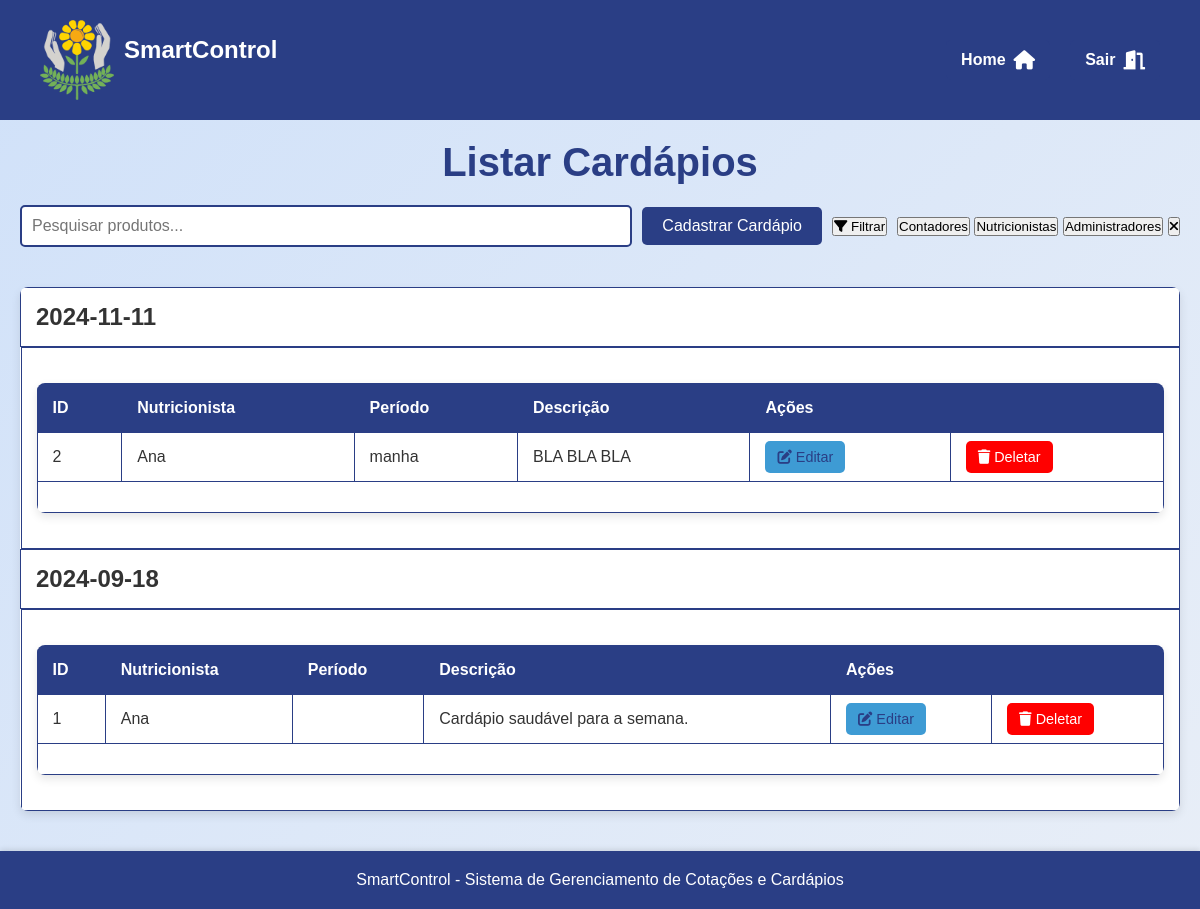
/assets/view/pages/cardapio/listarCardapio/listarCardapio.php (signed in), run on the app's committed database.
### tables this page shows
CREATE TABLE `cardapios` (
  `id` int(11) NOT NULL,
  `nutricionista_id` int(11) NOT NULL,
  `dataC` date NOT NULL,
  `periodo` text NOT NULL,
  `descricao` text DEFAULT NULL,
  `data_criacao` timestamp NOT NULL DEFAULT current_timestamp()
);

CREATE TABLE `usuarios` (
  `id` int(11) NOT NULL,
  `cpf` varchar(11) NOT NULL,
  `nome` varchar(100) NOT NULL,
  `sobrenome` varchar(100) NOT NULL,
  `data_nascimento` date NOT NULL,
  `endereco` varchar(255) DEFAULT NULL,
  `telefone` varchar(15) DEFAULT NULL,
  `email` varchar(100) NOT NULL,
  `senha` varchar(255) NOT NULL,
  `tipo_usuario` enum('administrador','contador','nutricionista') NOT NULL,
  `crn` varchar(20) DEFAULT NULL,
  `data_criacao` timestamp NOT NULL DEFAULT current_timestamp()
);

### assets/model/Usuario.php (called while the page is built, shortened)
<?php
abstract class Usuario {
    protected $tipo_usuario;
    public function getTipoUsuario() {
        return $this->tipo_usuario;
    }
}
?>

### assets/model/pdo/DataBase.php (called while the page is built, shortened)
<?php
class Database {
    private $host = 'localhost';
    private $dbname = 'sistema_apae';
    private $username = 'root';
    private $password = '';
    public $conn;
    public function __construct()
    {
        try {
            $this->conn = new PDO("mysql:host=$this->host;dbname=$this->dbname", $this->username, $this->password);
            $this->conn->setAttribute(PDO::ATTR_ERRMODE, PDO::ERRMODE_EXCEPTION);
        } catch (PDOException $exception) {
            echo "Erro na conexão: " . $exception->getMessage();
        }
    }
    public function read($table, $columns = "*", $id = null, $where = null) {
        $sql = "SELECT $columns FROM $table";
        try {
            $stmt = $this->conn->prepare($sql);
            $stmt->execute();
            return $stmt->fetchAll(PDO::FETCH_ASSOC);
        } catch (PDOException $exception) {
            echo "Erro ao ler: " . $exception->getMessage();
            return false;
        }
    }
}
?>

### assets/controller/userController.php (called while the page is built, shortened)
<?php
require_once __DIR__ . '/../model/Usuario.php';
require_once __DIR__ . '/../model/pdo/DataBase.php';
class ControladorUsuarios
{
    private $banco;
    public function __construct() {
        $this->banco = new DataBase;
    }
    public function obterPermissoes($tipo_usuario) {
        $conn = $this->banco->conn;
        $sql = "SELECT * FROM permissoes WHERE tipo_usuario = :tipo_usuario";
        $stmt = $conn->prepare($sql);
        $stmt->bindParam(":tipo_usuario", $tipo_usuario);
        $stmt->execute();
        $permissoes = $stmt->fetch(PDO::FETCH_ASSOC);
        return $permissoes;
    }
}
?>

### assets/model/utils.php (called while the page is built, shortened)
<?php
require_once __DIR__ . "/../controller/userController.php";
function verificarPermissao($tipo_usuario, $acao) {
    $controler = new ControladorUsuarios();
    $permissoes = $controler->obterPermissoes($tipo_usuario);
    return isset($permissoes[$acao]) && $permissoes[$acao] == 1;
}
?>

### assets/controller/cardapioController.php (called while the page is built, shortened)
<?php
require_once __DIR__ . "/../model/pdo/Database.php";
require_once __DIR__ . "/../model/Cardapio.php";
class cardapioController {
    private $db;
    public function __construct() {
        $this->db = new Database();
    }
    public function listarcardapios() {
        $todosCardapio = $this->db->read("cardapios");
        usort($todosCardapio, function($a, $b) {
            return strtotime($a['dataC']) - strtotime($b['dataC']);
        });
        $arr = [];
        foreach($todosCardapio as $cardapio) {
            $novocardapio = new Cardapio($cardapio['id'], $cardapio['nutricionista_id'], $cardapio['dataC'], $cardapio['periodo'], $cardapio['descricao']);
            $arr[] = $novocardapio;
        }
        return $arr;
    }
    public function getNutricionistaNome($nutricionista_id) {
        $todoscardapios = $this->db->read("cardapios");
        $usuarioBanco = $this->db->read("usuarios");
        $nutricio = "";
        foreach($todoscardapios as $cardapio){
            if($cardapio['nutricionista_id'] == $nutricionista_id){
                foreach($usuarioBanco as $usuario){
                    if($cardapio['nutricionista_id'] == $usuario['id']){
                        $nutricio = $usuario['nome'];
                    }
                }
            }
        }
        return $nutricio;
    }
}
?>

### assets/model/Cardapio.php (called while the page is built, shortened)
<?php
class Cardapio {
private $id;
private $nutricionista_id;
private $dataC;
private $periodo;
private $descricao;
public function __construct($id = null, $nutricionista_id = null, $dataC = null, $periodo = null, $descricao = null) {
    $this->id = $id;
    $this->nutricionista_id = $nutricionista_id;
    $this->dataC = $dataC;
    $this->periodo = $periodo;
    $this->descricao = $descricao;
}
public function getId() {
    return $this->id;
}
public function getNutricionistaId() {
    return $this->nutricionista_id;
}
public function getDataC() {
    return $this->dataC;
}
public function getPeriodo() {
    return $this->periodo;
}
public function getDescricao() {
    return $this->descricao;
}
}
?>

### assets/view/pages/cardapio/listarCardapio/listarCardapio.php (the view, shortened to what this page needs)
<?php
    require_once __DIR__ . '/../../../../controller/cardapioController.php';
    require_once __DIR__ . "/../../../../controller/userController.php";
    require_once __DIR__ . "/../../../../controller/pageController.php";
    require_once __DIR__ . "/../../../../model/utils.php";
    $user = $_SESSION['user'];
    $tipo_usuario = $user->getTipoUsuario();
    $podeGerenciarCardapios = verificarPermissao($tipo_usuario, 'gerenciar_cardapios');
    $cardapioController = new cardapioController();
?>
<!DOCTYPE html>
<html lang="pt-br">
<head>
    <link rel="stylesheet" href="../../styles/ListarStyle.css">
    <link rel="stylesheet" href="https://cdnjs.cloudflare.com/ajax/libs/font-awesome/6.0.0-beta3/css/all.min.css">
</head>
<body>
    <main>
        <h1>Listar Cardápios</h1>
        <section class="search">
            <input type="text" id="search-input" name="search" placeholder="Pesquisar produtos...">
        <section class="add-user">
        <?php if ($podeGerenciarCardapios): ?>
            <a href="../cadastrarCardapio/cadCardapio.php" class="add-user-btn">Cadastrar Cardápio</a>
        <?php endif; ?>
        </section>
        <section class="filter">
            <button class="filter-btn" onclick="toggleFilterMenu()">
                <i class="fas fa-filter"></i> Filtrar
            </button>
            <section class="filter-menu" id="filter-menu">
                <button onclick="filterUsers('contador')">Contadores</button>
                <button onclick="filterUsers('nutricionista')">Nutricionistas</button>
                <button onclick="filterUsers('administrador')">Administradores</button>
                <button class="close-filter" onclick="clearFilter()"><i class="fas fa-times"></i></button>
            </section>
        </section>
        </section>
        <table>
            <tbody>
                <?php
                if ($cardapioController) {
                    $cardapios = $cardapioController->listarcardapios();
                    usort($cardapios, function($a, $b) {
                        return strtotime($b->getDataC()) - strtotime($a->getDataC());
                    });
                    foreach ($cardapios as $cardapio) {
                        $id = 'folder' . $cardapio->getId();
                        echo "<tbody>";
                        echo "<tr class='folder'>";
                        echo "<td colspan='6' onclick='openFolder(\"{$id}\")'><h2>{$cardapio->getDataC()}</h2></td>";
                        echo "</tr>";
                        echo "<td colspan='7' class='folder-content'>";
                        echo "<table>";
                        echo "<thead>";
                        echo "<tr>";
                        echo "<th>ID</th>";
                        echo "<th>Nutricionista</th>";
                        echo "<th>Período</th>";
                        echo "<th>Descrição</th>";
                        if ($podeGerenciarCardapios) {
                            echo "<th colspan='2'>Ações</th>";
                        }
                        echo "</tr>";
                        echo "</thead>";
                        echo "<tbody>";
                        echo "<tr>";
                        echo "<td>{$cardapio->getId()}</td>";
                        echo "<td>{$cardapioController->getNutricionistaNome($cardapio->getNutricionistaId())}</td>";
                        echo "<td>{$cardapio->getPeriodo()}</td>";
                        echo "<td>{$cardapio->getDescricao()}</td>";
                        if ($podeGerenciarCardapios) {
                            echo "<td><a href='../editarCardapio/editCardapio.php?id={$cardapio->getId()}&nutricionista_id={$cardapio->getNutricionistaId()}' class='acao-editar'><i class='fas fa-edit'></i> Editar </a></td>";
                            echo "<td><a href='../deleteCardapio/delCardapio.php?id={$cardapio->getId()}' class='acao-deletar'><i class='fas fa-trash'></i> Deletar </a></td>";
                        }
                        echo "</tr>";
                        echo "<tr>";
                        echo "<td colspan='7'><ul>";
                        echo "</ul></td>";
                        echo "</tr>";
                        echo "</tbody>";
                        echo "</table>";
                        echo "</td>";
                        echo "</tbody>";
                    }
                }
                else {
                    echo "<tr><td colspan='7'>Nenhum cardápio encontrado.</td></tr>";
                }
                ?>
            </tbody>
        </table>
    </main>
</body>
</html>

### assets/view/pages/styles/ListarStyle.css (style rules this page uses)
h1 { font-size: 2.5rem; color: var(--darkblue); text-align: center; margin-bottom: 20px; }
.search { display: flex; justify-content: space-between; align-items: center; margin-bottom: 20px; gap: 10px; }
#search-input { flex: 1; padding: 10px; font-size: 1rem; border: 2px solid var(--darkblue); border-radius: 5px; outline: none; transition: border-color 0.3s ease; }
.add-product-btn, .add-user-btn, .add-quote-btn { display: inline-flex; align-items: center; gap: 8px; padding: 10px 20px; background-color: var(--darkblue); color: var(--white); border-radius: 5px; text-decoration: none; font-size: 1rem; transition: background-color 0.3s ease, transform 0.2s ease; }
table { width: 100%; border-collapse: collapse; margin: 20px 0; font-size: 1rem; text-align: left; background-color: var(--white); border-radius: 8px; overflow: hidden; box-shadow: 0 4px 10px rgba(0, 0, 0, 0.1); }
table thead tr { background-color: var(--darkblue); color: var(--white); font-weight: bold; }
table th, table td { padding: 12px 15px; border: 1px solid var(--darkblue); }
.acao-editar, .acao-deletar { padding: 8px 12px; border-radius: 5px; text-decoration: none; font-size: 0.9rem; transition: background-color 0.3s ease, transform 0.2s ease; }
.acao-editar { background-color: var(--lightblue); color: var(--darkblue); }
.acao-deletar { background-color: var(--red); color: var(--white); }
.filter { display: flex; align-items: center; gap: 10px; }

### assets/view/pages/global.css (style rules this page uses)
* { margin: 0; padding: 0; box-sizing: border-box; font-family: 'Arial', sans-serif; }
:root { --yellow: #fbde04; --lightyellow: #f9e79f; --lightgray: #bebcaf; --orange: #fdb813; --darkblue: #2a3e85; --green: #65b560; --lightblue: #3e9bd4; --superlightblue: #d0e1f9; --red: #ff0000; --darkred: #c9302c; --white: #ffffff; --black: #000000; --darkgray: #333333; --lightwhite:#e8eef7; --superdarkblue: #324a89; --gray: #555555; }
body { font-family: 'Arial', sans-serif; display: flex; flex-direction: column; min-height: 100vh; margin: 0; background: linear-gradient(135deg, var(--superlightblue) 0%, var(--lightwhite) 100%); color: var(--darkgray); }
main { flex: 1; display: flex; flex-direction: column; justify-content: flex-start; padding: 20px; }

### assets/view/pages/cardapio/listarCardapio/listarCardapio.php (style rules this page uses)
table th, table td { padding: 15px; white-space: nowrap; }
.folder-content { display: block; }

### data on the page
cardapios: dataC "2024-11-11", id "2", nutricionista.nome "Ana", periodo "manha", descricao "BLA BLA BLA"
cardapios: dataC "2024-09-18", id "1", nutricionista.nome "Ana", descricao "Cardápio saudável para a semana."
